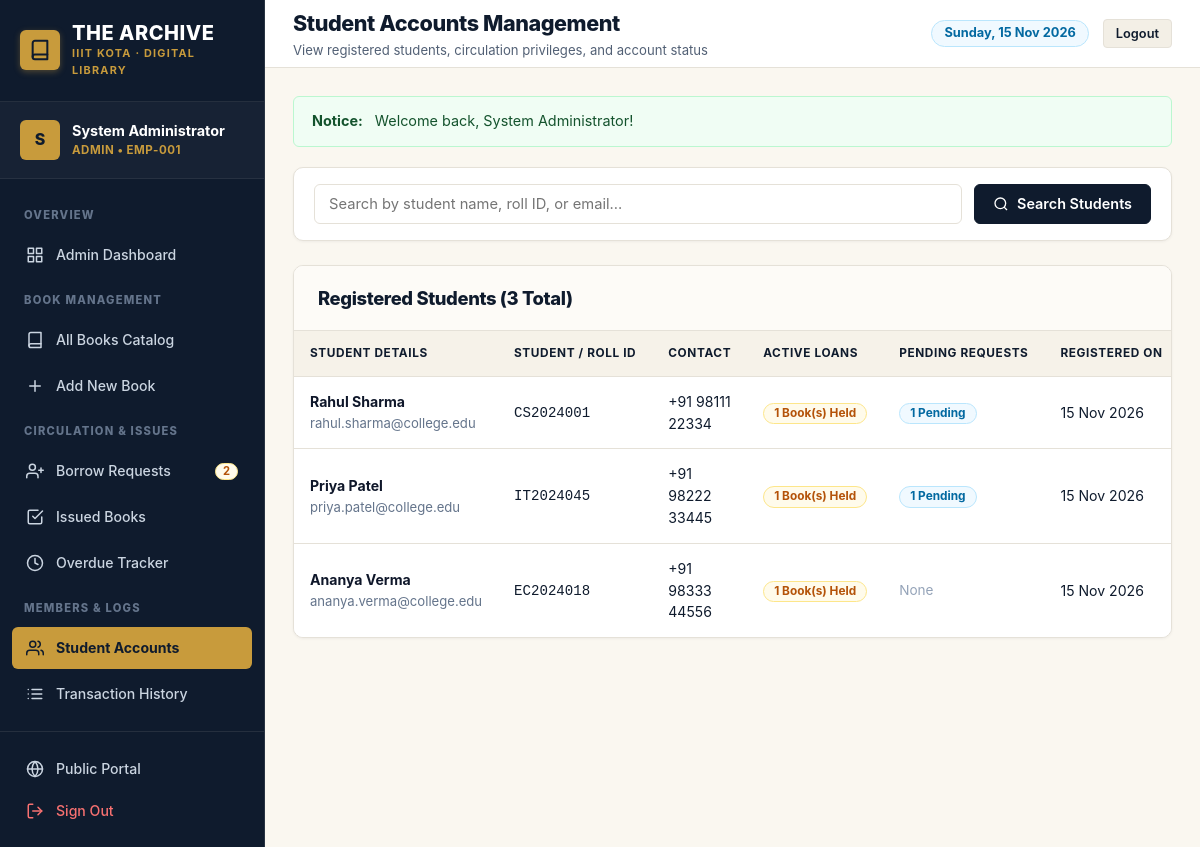
Page /admin/manage_students.php (signed in) on the committed database.
### tables this page shows
CREATE TABLE `users` (
  `id` INT AUTO_INCREMENT PRIMARY KEY,
  `full_name` VARCHAR(100) NOT NULL,
  `email` VARCHAR(100) NOT NULL UNIQUE,
  `password` VARCHAR(255) NOT NULL,
  `phone` VARCHAR(20) DEFAULT NULL,
  `student_id_number` VARCHAR(50) DEFAULT NULL,
  `role` ENUM('admin', 'student') NOT NULL DEFAULT 'student',
  `status` ENUM('active', 'inactive') NOT NULL DEFAULT 'active',
  `created_at` TIMESTAMP DEFAULT CURRENT_TIMESTAMP,
  `updated_at` TIMESTAMP DEFAULT CURRENT_TIMESTAMP ON UPDATE CURRENT_TIMESTAMP
);

### config/database.php (called while the page is built, shortened)
<?php
function e($value) {
    return htmlspecialchars($value ?? '', ENT_QUOTES, 'UTF-8');
}

### admin/manage_students.php (the view, shortened to what this page needs)
<?php
require_once __DIR__ . '/../config/database.php';
$conn = get_db_connection();
$search = trim($_GET['search'] ?? '');
$query = "SELECT u.*,
            (SELECT COUNT(*) FROM issued_books ib WHERE ib.user_id = u.id AND ib.status IN ('issued', 'overdue')) AS active_issues,
            (SELECT COUNT(*) FROM borrow_requests br WHERE br.user_id = u.id AND br.status = 'pending') AS pending_requests
          FROM users u
          WHERE u.role = 'student'";
$query .= " ORDER BY u.created_at DESC";
$stmt = $conn->prepare($query);
$stmt->execute();
$students = $stmt->get_result()->fetch_all(MYSQLI_ASSOC);
require __DIR__ . '/../includes/header.php';
?>
<div class="filter-bar">
  <form method="GET" action="manage_students.php" style="display: flex; gap: 12px; width: 100%; flex-wrap: wrap;">
    <div class="filter-input">
      <input
        type="text"
        name="search"
        class="form-control"
        placeholder="Search by student name, roll ID, or email..."
        value="<?= e($search) ?>"
      >
    </div>
    <button type="submit" class="btn btn-primary">
      <svg width="16" height="16" viewBox="0 0 24 24" fill="none" stroke="currentColor" stroke-width="2"><circle cx="11" cy="11" r="8"></circle><line x1="21" y1="21" x2="16.65" y2="16.65"></line></svg>
      Search Students
    </button>
  </form>
</div>
<div class="content-card">
  <div class="card-header">
    <h2>Registered Students (<?= count($students) ?> Total)</h2>
  </div>
  <div class="table-responsive">
    <table class="data-table">
      <thead>
        <tr>
          <th>Student Details</th>
          <th>Student / Roll ID</th>
          <th>Contact</th>
          <th>Active Loans</th>
          <th>Pending Requests</th>
          <th>Registered On</th>
        </tr>
      </thead>
      <tbody>
        <?php if (empty($students)): ?>
          <tr>
            <td colspan="8" style="text-align: center; padding: 40px; color: #64748b;">
              No student records matched the specified search criteria.
            </td>
          </tr>
        <?php else: ?>
          <?php foreach ($students as $s): ?>
            <tr>
              <td>
                <div style="font-weight: 700; color: #0f172a;"><?= e($s['full_name']) ?></div>
                <div style="font-size: 0.82rem; color: #64748b;"><?= e($s['email']) ?></div>
              </td>
              <td><code><?= e($s['student_id_number'] ?: 'N/A') ?></code></td>
              <td><?= e($s['phone'] ?: 'N/A') ?></td>
              <td>
                <?php if ($s['active_issues'] > 0): ?>
                  <span class="badge badge-warning"><?= $s['active_issues'] ?> Book(s) Held</span>
                <?php else: ?>
                  <span class="badge badge-neutral">0 Active</span>
                <?php endif; ?>
              </td>
              <td>
                <?php if ($s['pending_requests'] > 0): ?>
                  <span class="badge badge-info"><?= $s['pending_requests'] ?> Pending</span>
                <?php else: ?>
                  <span style="color: #94a3b8; font-size: 0.85rem;">None</span>
                <?php endif; ?>
              </td>
              <td><?= date('d M Y', strtotime($s['created_at'])) ?></td>
            </tr>
          <?php endforeach; ?>
        <?php endif; ?>
      </tbody>
    </table>
  </div>
</div>
<?php require __DIR__ . '/../includes/footer.php'; ?>

### assets/css/style.css (style rules this page uses)
:root { --navy-deep: #0f1b2d; --navy-navbar: #0f1b2d; --navy-sidebar: #0f1b2d; --navy-hover: #1b2d47; --navy-subtle: #162438; --gold-muted: #c89b3c; --gold-hover: #b5882a; --gold-light: #fdfaf3; --gold-badge: #d4ae58; --gold-border: #e8d3a0; --bg-main: #FAF7F0; --bg-body: #FAF7F0; --bg-card: #FFFFFF; --bg-subtle: #F3EFE6; --bg-table-header: #F6F2E9; --border-color: #E5E1D8; --border-subtle: #ECE8DF; --border-focus: #c89b3c; --text-heading: #0f1b2d; --text-main: #0f1b2d; --text-secondary: #526075; --text-muted: #64748b; --text-light: #94a3b8; --text-white: #ffffff; --success: #15803d; --success-bg: #f0fdf4; --success-border: #bbf7d0; --warning: #b45309; --warning-bg: #fffbeb; --warning-border: #fde68a; --danger: #b91c1c; --danger-bg: #fef2f2; --danger-border: #fecaca; --info: #0369a1; --info-bg: #f0f9ff; --info-border: #bae6fd; --shadow-sm: 0 1px 3px rgba(15, 27, 45, 0.05); --shadow-md: 0 4px 10px rgba(15, 27, 45, 0.07); --shadow-lg: 0 10px 22px rgba(15, 27, 45, 0.09); --shadow-xl: 0 20px 30px rgba(15, 27, 45, 0.12); --radius-sm: 6px; --radius-md: 10px; --radius-lg: 16px; --radius-full: 9999px; --transition: all 0.2s cubic-bezier(0.4, 0, 0.2, 1); --font-sans: -apple-system, BlinkMacSystemFont, "Segoe UI", Roboto, "Helvetica Neue", Arial, sans-serif; }
*, *::before, *::after { box-sizing: border-box; margin: 0; padding: 0; }
html { font-size: 16px; scroll-behavior: smooth; }
body { font-family: var(--font-sans); background-color: var(--bg-main); color: var(--text-main); line-height: 1.55; -webkit-font-smoothing: antialiased; min-height: 100vh; display: flex; flex-direction: column; }
h1, h2, h3, h4, h5, h6 { color: var(--text-heading); font-weight: 700; letter-spacing: -0.02em; }
.btn { display: inline-flex; align-items: center; justify-content: center; gap: 8px; padding: 9px 18px; font-size: 0.9rem; font-weight: 600; border-radius: var(--radius-sm); cursor: pointer; border: 1px solid transparent; transition: var(--transition); text-decoration: none; font-family: inherit; line-height: 1.25; }
.btn-primary { background-color: var(--navy-deep); color: var(--text-white); border-color: var(--navy-deep); }
.content-card { background: var(--bg-card); border: 1px solid var(--border-color); border-radius: var(--radius-md); box-shadow: var(--shadow-sm); overflow: hidden; margin-bottom: 28px; }
.card-header { padding: 18px 24px; border-bottom: 1px solid var(--border-color); display: flex; align-items: center; justify-content: space-between; flex-wrap: wrap; gap: 12px; background: #fdfbf7; }
.card-header h2, .card-header h3 { font-size: 1.15rem; font-weight: 800; color: var(--text-heading); }
.table-responsive { width: 100%; overflow-x: auto; }
.data-table { width: 100%; border-collapse: collapse; text-align: left; font-size: 0.88rem; }
.data-table th { background: var(--bg-table-header); color: var(--text-heading); font-weight: 700; text-transform: uppercase; font-size: 0.74rem; letter-spacing: 0.6px; padding: 13px 16px; border-bottom: 1px solid var(--border-color); white-space: nowrap; }
.data-table td { padding: 14px 16px; border-bottom: 1px solid var(--border-color); color: var(--text-main); vertical-align: middle; background: var(--bg-card); }
.data-table tr:last-child td { border-bottom: none; }
.badge { display: inline-flex; align-items: center; gap: 4px; padding: 4px 10px; border-radius: var(--radius-full); font-size: 0.74rem; font-weight: 700; line-height: 1; white-space: nowrap; }
.badge-warning { background: var(--warning-bg); color: var(--warning); border: 1px solid var(--warning-border); }
.badge-info { background: var(--info-bg); color: var(--info); border: 1px solid var(--info-border); }
.form-control { width: 100%; padding: 10px 14px; font-size: 0.92rem; font-family: inherit; color: var(--text-main); background-color: #ffffff; border: 1px solid var(--border-color); border-radius: var(--radius-sm); transition: var(--transition); }
.filter-bar { background: var(--bg-card); border: 1px solid var(--border-color); border-radius: var(--radius-md); padding: 16px 20px; margin-bottom: 24px; display: flex; align-items: center; gap: 16px; flex-wrap: wrap; box-shadow: var(--shadow-sm); }
.filter-input { flex-grow: 1; min-width: 220px; }

### rows in the picture
users: full_name "Rahul Sharma", email "rahul.sharma@college.edu", student_id_number "CS2024001", phone "+91 98111 22334", active_issues "1", pending_requests "1", created_at "15 Nov 2026"
users: full_name "Priya Patel", email "priya.patel@college.edu", student_id_number "IT2024045", phone "+91 98222 33445", active_issues "1", pending_requests "1", created_at "15 Nov 2026"
users: full_name "Ananya Verma", email "ananya.verma@college.edu", student_id_number "EC2024018", phone "+91 98333 44556", active_issues "1", shows "None", created_at "15 Nov 2026"

### other values in the picture
substr($user['full_name'] ?? 'U', 0, 1) "S"
$user['full_name'] "System Administrator"
$user['role'] "ADMIN"
$user['student_id'] "EMP-001"
$pending_requests_count "2"
$header_title "Student Accounts Management"
$header_subtitle "View registered students, circulation privileges, and account status"
$message "Welcome back, System Administrator!"
count($students) "3"
